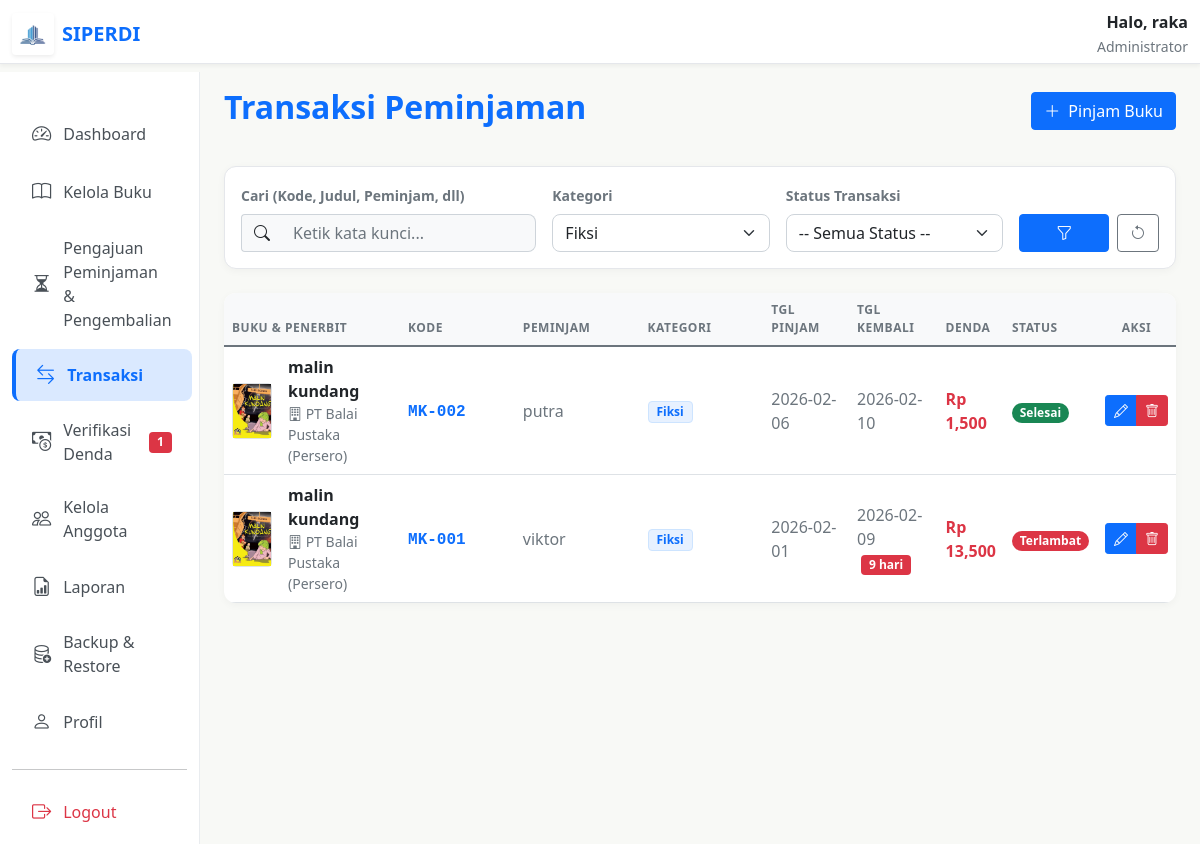
The app's page /admin/transaksi/transaksi.php?kategori=Fiksi (signed in) with its own data.
### tables this page shows
CREATE TABLE `users` (
  `id` int(11) NOT NULL AUTO_INCREMENT,
  `username` varchar(50) NOT NULL,
  `password` varchar(255) NOT NULL,
  `level` enum('admin','user') NOT NULL,
  `created_at` timestamp NULL DEFAULT current_timestamp(),
  `kelas` varchar(50) DEFAULT NULL,
  `alamat` text DEFAULT NULL,
  `tanggal_lahir` date DEFAULT NULL,
  `status` enum('pending','aktif') DEFAULT 'pending',
  PRIMARY KEY (`id`),
  UNIQUE KEY `username` (`username`)
);

CREATE TABLE `transaksi` (
  `id` int(11) NOT NULL AUTO_INCREMENT,
  `id_buku` int(11) DEFAULT NULL,
  `kode_spesifik` varchar(50) DEFAULT NULL,
  `nama_peminjam` varchar(100) DEFAULT NULL,
  `tanggal_pinjam` date NOT NULL,
  `tanggal_kembali` date DEFAULT NULL,
  `status` enum('dipinjam','terlambat','kembali','pending_payment') DEFAULT 'dipinjam',
  `denda` int(11) DEFAULT 0,
  PRIMARY KEY (`id`)
);

CREATE TABLE `detail_buku` (
  `id_buku` int(11) NOT NULL,
  `kode_buku` varchar(50) DEFAULT NULL,
  `deskripsi` text DEFAULT NULL,
  `kategori` varchar(50) DEFAULT NULL,
  `gambar` varchar(255) DEFAULT NULL,
  `created_at` timestamp NULL DEFAULT current_timestamp(),
  PRIMARY KEY (`id_buku`),
  CONSTRAINT `fk_detail_buku` FOREIGN KEY (`id_buku`) REFERENCES `buku` (`id`) ON DELETE CASCADE
);

CREATE TABLE `buku` (
  `id` int(11) NOT NULL AUTO_INCREMENT,
  `judul` varchar(150) NOT NULL,
  `penulis` varchar(200) DEFAULT NULL,
  `penerbit` varchar(150) DEFAULT NULL,
  `tahun` int(4) NOT NULL,
  `stok` int(11) NOT NULL,
  `created_at` timestamp NULL DEFAULT current_timestamp(),
  PRIMARY KEY (`id`)
);

### admin/transaksi/transaksi.php (the view, shortened to what this page needs)
<?php
include __DIR__ . "/../../config/database.php";
 $count_denda_pending = mysqli_fetch_assoc(mysqli_query($conn, "SELECT COUNT(*) as total FROM transaksi WHERE status = 'pending_payment'"))['total'];
 $denda_per_hari = 1500;
 $limit = 5;
 $page = isset($_GET['page']) ? (int)$_GET['page'] : 1;
 $start = ($page > 1) ? ($page * $limit) - $limit : 0;
 $search = isset($_GET['search']) ? mysqli_real_escape_string($conn, $_GET['search']) : '';
 $filter_status = isset($_GET['status']) ? $_GET['status'] : '';
 $filter_kategori = $_GET['kategori'] ?? '';
 $query_kategori = "SELECT DISTINCT kategori FROM detail_buku WHERE kategori IS NOT NULL AND kategori != '' ORDER BY kategori ASC";
 $result_kategori = mysqli_query($conn, $query_kategori);
 $transaksi = mysqli_query($conn, "
    SELECT transaksi.*, buku.judul, detail_buku.gambar, buku.penerbit, detail_buku.kategori
    FROM transaksi
    JOIN buku ON transaksi.id_buku = buku.id
    LEFT JOIN detail_buku ON buku.id = detail_buku.id_buku
    WHERE 1=1
    " . (!empty($search) ? " AND (buku.judul LIKE '%$search%' OR transaksi.nama_peminjam LIKE '%$search%' OR buku.penerbit LIKE '%$search%' OR detail_buku.kategori LIKE '%$search%' OR transaksi.kode_spesifik LIKE '%$search%')" : "") . "
    " . (!empty($filter_kategori) ? " AND detail_buku.kategori = '$filter_kategori'" : "") . "
    " . (
  !empty($filter_status) ?
  (
    $filter_status == 'terlambat' ?
    " AND transaksi.status = 'dipinjam' AND transaksi.tanggal_kembali < CURDATE()" : (
      $filter_status == 'dipinjam' ?
      " AND transaksi.status = 'dipinjam' AND (transaksi.tanggal_kembali >= CURDATE() OR transaksi.tanggal_kembali IS NULL)" :
      " AND transaksi.status = '$filter_status'"
    )
  )
  : ""
) . "
    ORDER BY transaksi.id DESC
    LIMIT $start, $limit
");
 $admin_name = $_SESSION['username'] ?? $_SESSION['nama'] ?? 'Admin';
if ($admin_name === 'Admin' && isset($_SESSION['id'])) {
  $query_user = mysqli_query($conn, "SELECT username FROM users WHERE id = " . (int)$_SESSION['id']);
  $data_user = mysqli_fetch_assoc($query_user);
  if ($data_user) {
    $admin_name = $data_user['username'];
  }
}
?>
<!DOCTYPE html>
<html lang="id">
<head>
  <link href="../../asset/css/bootstrap.min.css" rel="stylesheet">
  <link rel="stylesheet" href="../../asset/font/bootstrap-icons.css">
</head>
<body>
  <nav class="navbar navbar-custom fixed-top">
    <div class="container-fluid">
      <a class="navbar-brand d-flex align-items-center text-primary fw-bold" href="#" style="color: var(--primary-blue) !important; text-decoration: none;">
        <div class="bg-white rounded p-2 shadow-sm d-flex align-items-center justify-content-center me-2" style="width: 42px; height: 42px;">
          <img src="../../asset/img/logo.png" alt="Logo" style="width: 100%; height: 100%; object-fit: contain;">
        </div>
        <span class="fs-5">SIPERDI</span>
      </a>
      <div class="d-none d-md-block text-end">
        <div class="fw-bold text-dark">Halo, <?= htmlspecialchars($admin_name) ?></div>
        <small class="text-muted">Administrator</small>
      </div>
    </div>
  </nav>
  <div class="container-fluid pt-5 mt-4">
    <div class="row">
      <nav class="col-md-3 col-lg-2 d-md-block sidebar collapse show">
        <div class="position-sticky pt-3">
          <ul class="nav flex-column">
            <li class="nav-item"><a class="nav-link" href="../kelola-buku/dashboard.php"><i class="bi bi-speedometer2"></i> Dashboard</a></li>
            <li class="nav-item"><a class="nav-link" href="../kelola-buku/kelola_buku.php"><i class="bi bi-book"></i> Kelola Buku</a></li>
            <li class="nav-item">
              <a class="nav-link " href="../pengajuan/pengajuan_peminjaman.php">
                <i class="bi bi-hourglass-split"></i> Pengajuan Peminjaman & Pengembalian
              </a>
            </li>
            <li class="nav-item"><a class="nav-link active" aria-current="page" href="transaksi.php"><i class="bi bi-arrow-left-right"></i> Transaksi</a></li>
            <li class="nav-item">
              <a class="nav-link" href="../denda/verifikasi_denda.php">
                <i class="bi bi-cash-coin"></i> Verifikasi Denda
                <?php if ($count_denda_pending > 0): ?>
                  <span class="badge bg-danger ms-auto"><?= $count_denda_pending ?></span>
                <?php endif; ?>
              </a>
            </li>
            <li class="nav-item"><a class="nav-link" href="../kelola-anggota/anggota.php"><i class="bi bi-people"></i> Kelola Anggota</a></li>
            <li class="nav-item"><a class="nav-link" href="../laporan/laporan.php"><i class="bi bi-file-earmark-bar-graph"></i> Laporan</a></li>
            <li class="nav-item"><a class="nav-link" href="../backup/backup.php"><i class="bi bi-database-add"></i> Backup & Restore</a></li>
            <li class="nav-item"><a class="nav-link" href="../profil/profil.php"><i class="bi bi-person"></i> Profil</a></li>
          </ul>
          <hr>
          <div class="nav-item"><a class="nav-link btn-logout" href="../konfirmasi_logout.php"><i class="bi bi-box-arrow-right"></i> Logout</a></div>
        </div>
      </nav>
      <main class="col-md-9 ms-sm-auto col-lg-10 px-md-4">
        <div class="d-flex justify-content-between flex-wrap flex-md-nowrap align-items-center pt-3 pb-2 mb-4">
          <h2 class="fw-bold" style="color: var(--primary-blue);">Transaksi Peminjaman</h2>
          <button type="button" class="btn btn-primary" data-bs-toggle="modal" data-bs-target="#modalTambah">
            <i class="bi bi-plus-lg me-1"></i> Pinjam Buku
          </button>
        </div>
        <div class="card card-custom p-3 mb-4">
          <form method="get">
            <div class="row g-3">
              <div class="col-md-4">
                <label class="form-label small fw-bold text-muted">Cari (Kode, Judul, Peminjam, dll)</label>
                <div class="input-group">
                  <span class="input-group-text bg-light border-end-0"><i class="bi bi-search"></i></span>
                  <input type="text" name="search" value="<?= htmlspecialchars($search) ?>" class="form-control border-start-0 bg-light" placeholder="Ketik kata kunci...">
                </div>
              </div>
              <div class="col-md-3">
                <label class="form-label small fw-bold text-muted">Kategori</label>
                <select name="kategori" class="form-select">
                  <?php if (mysqli_num_rows($result_kategori) > 0) {
                    while ($kat = mysqli_fetch_assoc($result_kategori)) {
                      $selected = ($filter_kategori == $kat['kategori']) ? 'selected' : '';
                      echo "<option value='" . htmlspecialchars($kat['kategori']) . "' $selected>" . htmlspecialchars($kat['kategori']) . "</option>";
                    }
                  } ?>
                </select>
              </div>
              <div class="col-md-3">
                <label class="form-label small fw-bold text-muted">Status Transaksi</label>
                <select name="status" class="form-select">
                  <option value="">-- Semua Status --</option>
                </select>
              </div>
              <div class="col-md-2 d-flex align-items-end gap-2">
                <button type="submit" class="btn btn-primary flex-grow-1"><i class="bi bi-funnel"></i></button>
                <a href="transaksi.php" class="btn btn-outline-secondary"><i class="bi bi-arrow-counterclockwise"></i></a>
              </div>
            </div>
          </form>
        </div>
        <div class="card card-custom border-0 overflow-hidden">
          <div class="table-responsive">
            <table class="table table-hover align-middle mb-0">
              <thead>
                <tr>
                  <th width="20%">Buku & Penerbit</th>
                  <th width="15%">Kode</th>
                  <th width="15%">Peminjam</th>
                  <th width="15%">Kategori</th>
                  <th width="10%">Tgl Pinjam</th>
                  <th width="10%">Tgl Kembali</th>
                  <th width="5%">Denda</th>
                  <th width="5%">Status</th>
                  <th width="5%" class="text-center">Aksi</th>
                </tr>
              </thead>
              <tbody>
                <?php
                if (mysqli_num_rows($transaksi) > 0) {
                  while ($t = mysqli_fetch_assoc($transaksi)) {
                    $display_status = $t['status'];
                    $is_late = false;
                    $denda_total = 0;
                    $denda_badge = '';
                    if ($display_status == 'dipinjam' && !empty($t['tanggal_kembali'])) {
                      $today_timestamp = time();
                      $due_timestamp = strtotime($t['tanggal_kembali'] . ' 23:59:59');
                      if ($today_timestamp > $due_timestamp) {
                        $is_late = true;
                        $selisih_detik = $today_timestamp - $due_timestamp;
                        $selisih_hari = ceil($selisih_detik / (60 * 60 * 24));
                        $denda_total = $selisih_hari * $denda_per_hari;
                        $denda_badge = '<span class="badge bg-danger text-white ms-1">' . $selisih_hari . ' hari</span>';
                      }
                    }
                    if ($display_status == 'pending_pinjam') {
                      $badgeClass = 'bg-warning text-dark';
                      $status_label = "Pending Pinjam";
                    } elseif ($display_status == 'pending_kembali') {
                      $badgeClass = 'bg-info text-dark';
                      $status_label = "Pending Kembali";
                    } elseif ($is_late) {
                      $badgeClass = 'bg-danger text-white';
                      $status_label = "Terlambat";
                    } elseif ($display_status == 'pending_payment') {
                      $badgeClass = 'bg-warning text-dark';
                      $status_label = "Menunggu Bayar";
                    } elseif ($display_status == 'kembali') {
                      $badgeClass = 'bg-success text-white';
                      $status_label = "Selesai";
                    } else {
                      $badgeClass = 'bg-primary text-white';
                      $status_label = "Dipinjam";
                    }
                    $tampil_kode = $t['kode_spesifik'] ?? '-';
                    $penerbit = $t['penerbit'] ?? '-';
                    $kategori = $t['kategori'] ?: '-';
                ?>
                    <tr>
                      <td>
                        <div class="d-flex align-items-center">
                          <div class="bg-light rounded border d-flex align-items-center justify-content-center me-3" style="width: 40px; height: 56px; flex-shrink: 0;">
                            <?php if (!empty($t['gambar'])): ?>
                              <img src="../../uploads/<?= $t['gambar'] ?>" class="img-fluid" style="width: 100%; height: 100%; object-fit: cover;" alt="<?= htmlspecialchars($t['judul']) ?>">
                            <?php else: ?>
                              <i class="bi bi-book text-muted" style="font-size: 1.5rem;"></i>
                            <?php endif; ?>
                          </div>
                          <div>
                            <div class="fw-bold text-dark"><?= $t['judul'] ?></div>
                            <div class="small text-muted"><i class="bi bi-building"></i> <?= $penerbit ?></div>
                          </div>
                        </div>
                      </td>
                      <td><span class="font-monospace text-primary fw-bold"><?= $tampil_kode ?></span></td>
                      <td class="text-muted fw-medium"><?= $t['nama_peminjam'] ?></td>
                      <td><span class="badge badge-kategori"><?= $kategori ?></span></td>
                      <td class="text-muted"><?= $t['tanggal_pinjam'] ?></td>
                      <td class="text-muted">
                        <?= $t['tanggal_kembali'] ?? '-' ?>
                        <?= $denda_badge ?>
                      </td>
                      <td>
                        <div class="text-danger fw-bold">
                          <?php
                          if ($is_late) {
                            echo 'Rp ' . number_format($denda_total);
                          } elseif ($display_status == 'kembali' && (int)$t['denda'] > 0) {
                            echo 'Rp ' . number_format($t['denda']);
                          } else {
                            echo '-';
                          }
                          ?>
                        </div>
                      </td>
                      <td>
                        <span class="badge badge-status <?= $badgeClass ?>"><?= $status_label ?></span>
                      </td>
                      <td class="text-center">
                        <div class="btn-group" role="group">
                          <button onclick="openModalEdit(<?= $t['id'] ?>, '<?= $t['id_buku'] ?>', '<?= addslashes($t['nama_peminjam']) ?>', '<?= $t['tanggal_pinjam'] ?>', '<?= $t['status'] ?>', '<?= $t['tanggal_kembali'] ?? '' ?>', '<?= $t['kode_spesifik'] ?>')" class="btn btn-sm btn-primary" title="Edit">
                            <i class="bi bi-pencil"></i>
                          </button>
                          <a href="hapus_transaksi.php?id=<?= $t['id'] ?>" onclick="return confirm('Hapus transaksi ini?')" class="btn btn-sm btn-danger" title="Hapus">
                            <i class="bi bi-trash"></i>
                          </a>
                        </div>
                      </td>
                    </tr>
                  <?php }
                } ?>
              </tbody>
            </table>
          </div>
        </div>
      </main>
    </div>
  </div>
</body>
</html>

### records on screen
users: username "raka"
transaksi: detail_buku.gambar (picture), id_buku.judul "malin kundang", id_buku.penerbit "PT Balai Pustaka (Persero)", kode_spesifik "MK-002", nama_peminjam "putra", detail_buku.kategori "Fiksi", tanggal_pinjam "2026-02-06", tanggal_kembali "2026-02-10", denda "1,500", status "Selesai"
transaksi: detail_buku.gambar (picture), id_buku.judul "malin kundang", id_buku.penerbit "PT Balai Pustaka (Persero)", kode_spesifik "MK-001", nama_peminjam "viktor", detail_buku.kategori "Fiksi", tanggal_pinjam "2026-02-01", tanggal_kembali "2026-02-09", tanggal_kembali "9", tanggal_kembali "13,500", status_label "Terlambat"

### other values on screen
$count_denda_pending "1"
form field kategori "Fiksi"
